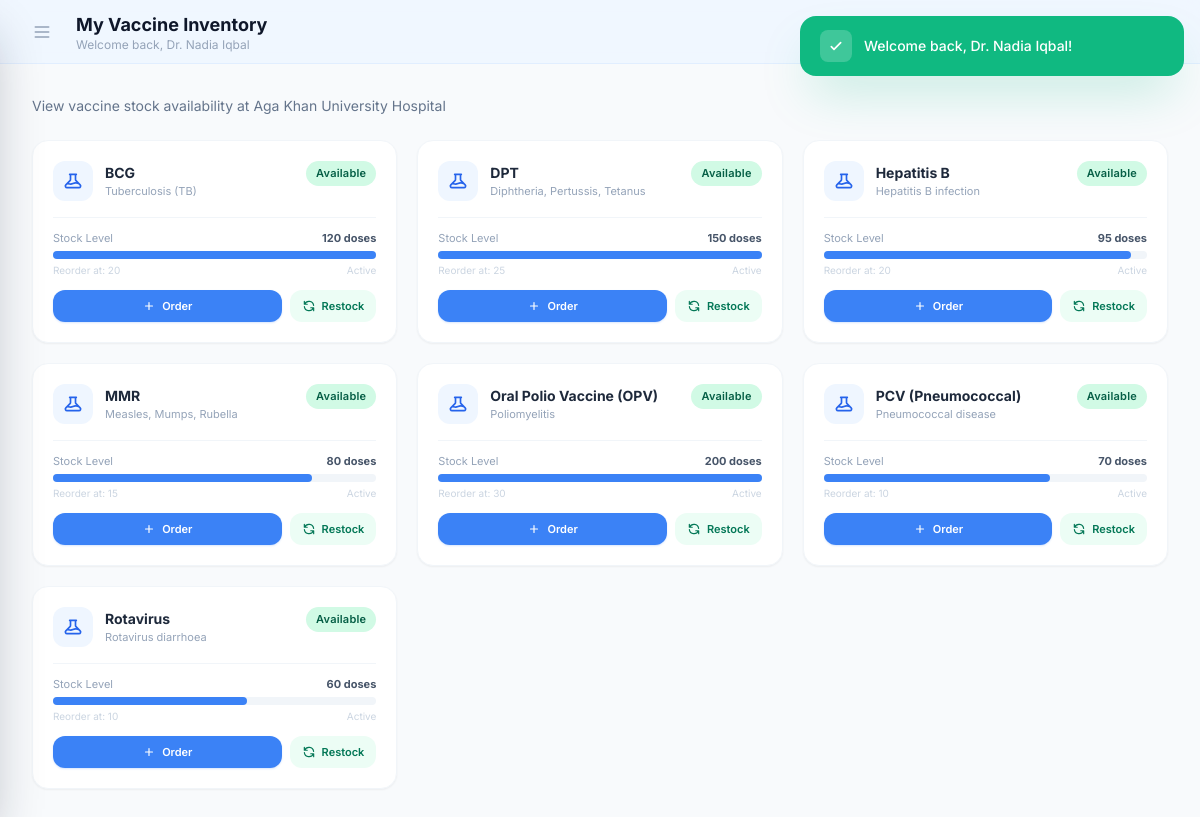
The page /hospital/inventory (signed in) on the database its author committed.
### tables this page shows
CREATE TABLE `hospitals` (
  `hospital_id` int(10) unsigned NOT NULL AUTO_INCREMENT,
  `name` varchar(150) NOT NULL,
  `registration_number` varchar(60) DEFAULT NULL,
  `email` varchar(190) DEFAULT NULL,
  `phone` varchar(20) NOT NULL,
  `address_line1` varchar(190) NOT NULL,
  `address_line2` varchar(190) DEFAULT NULL,
  `city` varchar(80) NOT NULL,
  `state` varchar(80) NOT NULL,
  `postal_code` varchar(15) DEFAULT NULL,
  `is_active` tinyint(1) NOT NULL DEFAULT 1,
  `created_by` int(10) unsigned DEFAULT NULL,
  `created_at` timestamp NOT NULL DEFAULT current_timestamp(),
  `updated_at` timestamp NOT NULL DEFAULT current_timestamp() ON UPDATE current_timestamp(),
  PRIMARY KEY (`hospital_id`),
  UNIQUE KEY `uq_hospitals_name` (`name`),
  KEY `idx_hospitals_city` (`city`),
  KEY `idx_hospitals_active` (`is_active`),
  KEY `idx_hospitals_created_by` (`created_by`),
  CONSTRAINT `fk_hospitals_created_by` FOREIGN KEY (`created_by`) REFERENCES `users` (`user_id`) ON DELETE SET NULL ON UPDATE CASCADE
);

CREATE TABLE `hospital_vaccine_inventory` (
  `inventory_id` int(10) unsigned NOT NULL AUTO_INCREMENT,
  `hospital_id` int(10) unsigned NOT NULL,
  `vaccine_id` int(10) unsigned NOT NULL,
  `available_stock` int(10) unsigned NOT NULL DEFAULT 0,
  `reorder_level` int(10) unsigned NOT NULL DEFAULT 10,
  `is_available` tinyint(1) NOT NULL DEFAULT 1,
  `last_restocked_at` datetime DEFAULT NULL,
  `notes` varchar(255) DEFAULT NULL,
  `updated_by` int(10) unsigned DEFAULT NULL,
  `created_at` timestamp NOT NULL DEFAULT current_timestamp(),
  `updated_at` timestamp NOT NULL DEFAULT current_timestamp() ON UPDATE current_timestamp(),
  PRIMARY KEY (`inventory_id`),
  UNIQUE KEY `uq_inventory_hospital_vaccine` (`hospital_id`,`vaccine_id`),
  KEY `idx_inventory_vaccine` (`vaccine_id`),
  KEY `idx_inventory_available` (`is_available`),
  KEY `idx_inventory_updated_by` (`updated_by`),
  CONSTRAINT `fk_inv_hospital` FOREIGN KEY (`hospital_id`) REFERENCES `hospitals` (`hospital_id`) ON DELETE CASCADE ON UPDATE CASCADE,
  CONSTRAINT `fk_inv_updated_by` FOREIGN KEY (`updated_by`) REFERENCES `users` (`user_id`) ON DELETE SET NULL ON UPDATE CASCADE,
  CONSTRAINT `fk_inv_vaccine` FOREIGN KEY (`vaccine_id`) REFERENCES `vaccines` (`vaccine_id`) ON UPDATE CASCADE
);

CREATE TABLE `vaccines` (
  `vaccine_id` int(10) unsigned NOT NULL AUTO_INCREMENT,
  `name` varchar(120) NOT NULL,
  `targeted_disease` varchar(150) NOT NULL,
  `manufacturer` varchar(120) DEFAULT NULL,
  `description` text DEFAULT NULL,
  `is_required` tinyint(1) NOT NULL DEFAULT 1,
  `is_active` tinyint(1) NOT NULL DEFAULT 1,
  `created_at` timestamp NOT NULL DEFAULT current_timestamp(),
  `updated_at` timestamp NOT NULL DEFAULT current_timestamp() ON UPDATE current_timestamp(),
  PRIMARY KEY (`vaccine_id`),
  UNIQUE KEY `uq_vaccines_name` (`name`),
  KEY `idx_vaccines_active` (`is_active`)
);

### app/Controllers/HospitalController.php (called while the page is built, shortened)
<?php
class HospitalController extends Controller {
    private Hospital $hospitalModel;
    private Inventory $inventoryModel;
    private Order $orderModel;
    public function __construct() {
        $this->hospitalModel = new Hospital();
        $this->inventoryModel = new Inventory();
        $this->orderModel = new Order();
    }
    private function getHospital(): array {
        $hospitalId = Security::getHospitalId();
        $hospital = $this->hospitalModel->findById($hospitalId);
        return $hospital;
    }
    public function inventory(): void {
        $hospital = $this->getHospital();
        $hospitalId = $hospital['hospital_id'];
        $inventory = $this->inventoryModel->findByHospitalId($hospitalId);
        $orders = $this->orderModel->findByHospitalId($hospitalId);
        $data = [
            'pageTitle' => 'My Vaccine Inventory',
            'hospital'  => $hospital,
            'inventory' => $inventory,
            'orders'    => $orders
        ];
        $this->view('hospital/inventory', $data);
    }
}

### public/index.php (called while the page is built, shortened)
<?php
spl_autoload_register(function ($class) {
    $paths = [
        __DIR__ . '/../core/',
        __DIR__ . '/../app/Models/',
        __DIR__ . '/../app/Controllers/',
    ];
    foreach ($paths as $path) {
        $file = $path . $class . '.php';
        if (file_exists($file)) {
            return;
        }
    }
});
$router = new Router();
$router->get('/', 'AuthController@login');
$router->get('login', 'AuthController@login');
$router->post('login', 'AuthController@authenticate');
$router->get('register', 'AuthController@register');
$router->post('register', 'AuthController@storeParent');
$router->get('logout', 'AuthController@logout');
$router->get('admin/dashboard', 'AdminController@dashboard');
$router->get('admin/hospitals', 'AdminController@hospitals');
$router->post('admin/hospitals/create', 'AdminController@createHospital');
$router->post('admin/hospitals/update', 'AdminController@updateHospital');
$router->get('admin/hospitals/delete/{id}', 'AdminController@deleteHospital');
$router->get('admin/setup-hospital-users', 'AdminController@setupHospitalUsers');
$router->get('admin/inventory', 'AdminController@inventory');
$router->post('admin/inventory/toggle', 'AdminController@toggleVaccine');
$router->get('admin/appointments', 'AdminController@appointments');
$router->post('admin/appointments/update', 'AdminController@updateAppointment');
$router->get('parent/dashboard', 'ParentController@dashboard');
$router->post('parent/dashboard/add-child', 'ParentController@addChild');
$router->get('parent/child/delete/{id}', 'ParentController@deleteChild');
$router->get('parent/book', 'ParentController@book');
$router->post('parent/book/create', 'ParentController@createAppointment');
$router->get('hospital/dashboard', 'HospitalController@dashboard');
$router->get('hospital/appointments', 'HospitalController@appointments');
$router->post('hospital/appointments/approve', 'HospitalController@approveAppointment');
$router->post('hospital/appointments/reject', 'HospitalController@rejectAppointment');
$router->post('hospital/appointments/vaccinate', 'HospitalController@vaccinateAppointment');
$router->get('hospital/inventory', 'HospitalController@inventory');
$router->post('hospital/inventory/order', 'HospitalController@placeOrder');
$router->post('hospital/inventory/restock', 'HospitalController@restock');
$router->get('hospital/orders', 'HospitalController@orders');
$router->get('admin/orders', 'AdminController@orders');
$router->post('admin/orders/update', 'AdminController@updateOrder');
$requestUri = $_SERVER['REQUEST_URI'] ?? '/';
$requestUriClean = parse_url($requestUri, PHP_URL_PATH);
$requestMethod = $_SERVER['REQUEST_METHOD'] ?? 'GET';
$router->dispatch($requestUriClean, $requestMethod);

### core/Security.php (called while the page is built, shortened)
<?php
class Security {
    public static function getHospitalId(): int {
        return (int)($_SESSION['hospital_id'] ?? 0);
    }
}

### core/Database.php (called while the page is built, shortened)
<?php
class Database {
    private static ?Database $instance = null;
    private PDO $connection;
    private function __construct() {
        try {
            $dsn = "mysql:host=" . DB_HOST . ";dbname=" . DB_NAME . ";charset=utf8mb4";
            $options = [
                PDO::ATTR_ERRMODE            => PDO::ERRMODE_EXCEPTION,
                PDO::ATTR_DEFAULT_FETCH_MODE => PDO::FETCH_ASSOC,
                PDO::ATTR_EMULATE_PREPARES   => false,
            ];
            $this->connection = new PDO($dsn, DB_USER, DB_PASS, $options);
        } catch (PDOException $e) {
            die("Database connection failed: " . $e->getMessage());
        }
    }
    public static function getInstance(): Database {
        if (self::$instance === null) {
            self::$instance = new self();
        }
        return self::$instance;
    }
    public function getConnection(): PDO {
        return $this->connection;
    }
}

### deploy/app/Models/Hospital.php (called while the page is built, shortened)
<?php
class Hospital {
    private PDO $db;
    public function __construct() {
        $this->db = Database::getInstance()->getConnection();
    }
    public function findById(int $id): ?array {
        $stmt = $this->db->prepare("SELECT * FROM hospitals WHERE hospital_id = :id LIMIT 1");
        $stmt->execute(['id' => $id]);
        $h = $stmt->fetch();
        return $h ?: null;
    }
}

### deploy/app/Models/Inventory.php (called while the page is built, shortened)
<?php
class Inventory {
    private PDO $db;
    public function __construct() {
        $this->db = Database::getInstance()->getConnection();
    }
    public function findByHospitalId(int $hospitalId): array {
        $stmt = $this->db->prepare("
            SELECT hvi.*, v.name as vaccine_name, v.targeted_disease
            FROM hospital_vaccine_inventory hvi
            JOIN vaccines v ON hvi.vaccine_id = v.vaccine_id
            WHERE hvi.hospital_id = :hid
            ORDER BY v.name ASC
        ");
        $stmt->execute(['hid' => $hospitalId]);
        return $stmt->fetchAll();
    }
}

### app/Views/hospital/inventory.php (the view, shortened to what this page needs)
<div class="mb-6 fade-in">
    <p class="text-sm text-slate-500">View vaccine stock availability at <?php echo htmlspecialchars($hospital['name'] ?? 'your hospital'); ?></p>
</div>
<div class="grid grid-cols-1 sm:grid-cols-2 lg:grid-cols-3 gap-5">
    <?php if (empty($inventory)): ?>
        <div class="col-span-full bg-white rounded-2xl p-16 text-center border border-slate-100 shadow-sm fade-in">
            <p class="text-slate-300 font-medium">No inventory records found</p>
        </div>
    <?php else: foreach ($inventory as $i => $item): ?>
        <div class="widget-card bg-white rounded-2xl p-4 sm:p-5 border border-slate-100 shadow-sm fade-in <?php echo $item['is_out'] ? 'border-red-200' : ($item['is_low'] ? 'border-amber-200' : ''); ?>" style="animation-delay:<?php echo $i*0.03; ?>s">
            <div class="flex items-start justify-between mb-4">
                <div class="flex items-center gap-3">
                    <div class="w-10 h-10 <?php echo $item['is_out'] ? 'bg-red-50' : ($item['is_low'] ? 'bg-amber-50' : 'bg-blue-50'); ?> rounded-xl flex items-center justify-center transition-colors duration-200">
                        <svg class="w-5 h-5 <?php echo $item['is_out'] ? 'text-red-500' : ($item['is_low'] ? 'text-amber-600' : 'text-blue-600'); ?>" fill="none" stroke="currentColor" viewBox="0 0 24 24"><path stroke-linecap="round" stroke-linejoin="round" stroke-width="2" d="M19.428 15.428a2 2 0 00-1.022-.547l-2.387-.477a6 6 0 00-3.86.517l-.318.158a6 6 0 01-3.86.517L6.05 15.21a2 2 0 00-1.806.547M8 4h8l-1 1v5.172a2 2 0 00.586 1.414l5 5c1.26 1.26.367 3.414-1.415 3.414H4.828c-1.782 0-2.674-2.154-1.414-3.414l5-5A2 2 0 009 10.172V5L8 4z"/></svg>
                    </div>
                    <div>
                        <p class="font-bold text-slate-800 text-sm"><?php echo htmlspecialchars($item['vaccine_name']); ?></p>
                        <p class="text-[11px] text-slate-400"><?php echo htmlspecialchars($item['targeted_disease'] ?? ''); ?></p>
                    </div>
                </div>
                <?php if ($item['is_out']): ?>
                    <span class="badge bg-red-100 text-red-700 text-[10px] font-bold px-2.5 py-1">Out of Stock</span>
                <?php elseif ($item['is_low']): ?>
                    <span class="badge bg-amber-100 text-amber-700 text-[10px] font-bold px-2.5 py-1">Low Stock</span>
                <?php else: ?>
                    <span class="badge badge-vaccinated">Available</span>
                <?php endif; ?>
            </div>
            <div class="pt-3 border-t border-slate-100 mb-3">
                <div class="flex items-center justify-between mb-1">
                    <span class="text-[11px] text-slate-400">Stock Level</span>
                    <span class="text-[11px] font-bold <?php echo $item['is_out'] ? 'text-red-600' : ($item['is_low'] ? 'text-amber-600' : 'text-slate-600'); ?>"><?php echo $item['available_stock']; ?> doses</span>
                </div>
                <div class="w-full bg-slate-100 rounded-full h-2">
                    <?php
                    $maxStock = max($item['reorder_level'] * 3, 100);
                    $pct = min(100, ($item['available_stock'] / $maxStock) * 100);
                    $barColor = $item['is_out'] ? 'bg-red-500' : ($item['is_low'] ? 'bg-amber-500' : 'bg-blue-500');
                    ?>
                    <div class="<?php echo $barColor; ?> h-2 rounded-full transition-all duration-500" style="width:<?php echo $pct; ?>%"></div>
                </div>
                <div class="flex items-center justify-between mt-1">
                    <span class="text-[10px] text-slate-300">Reorder at: <?php echo $item['reorder_level']; ?></span>
                    <span class="text-[10px] text-slate-300"><?php echo $item['is_available'] ? 'Active' : 'Inactive'; ?></span>
                </div>
            </div>
            <div class="flex gap-2">
                <button onclick="openOrderModal(<?php echo $item['inventory_id']; ?>, '<?php echo htmlspecialchars(addslashes($item['vaccine_name'])); ?>', <?php echo $item['available_stock']; ?>)" class="flex-1 inline-flex items-center justify-center gap-1.5 px-3 py-2 bg-blue-500 hover:bg-blue-400 text-white text-[11px] font-semibold rounded-xl transition-all duration-200 shadow-sm shadow-blue-500/20">
                    <svg class="w-3.5 h-3.5" fill="none" stroke="currentColor" viewBox="0 0 24 24"><path stroke-linecap="round" stroke-linejoin="round" stroke-width="2" d="M12 6v6m0 0v6m0-6h6m-6 0H6"/></svg>
                    Order
                </button>
                <button onclick="openRestockModal(<?php echo $item['inventory_id']; ?>, '<?php echo htmlspecialchars(addslashes($item['vaccine_name'])); ?>', <?php echo $item['available_stock']; ?>)" class="inline-flex items-center justify-center gap-1.5 px-3 py-2 bg-emerald-50 hover:bg-emerald-100 text-emerald-700 text-[11px] font-semibold rounded-xl transition-all duration-200">
                    <svg class="w-3.5 h-3.5" fill="none" stroke="currentColor" viewBox="0 0 24 24"><path stroke-linecap="round" stroke-linejoin="round" stroke-width="2" d="M4 4v5h.582m15.356 2A8.001 8.001 0 004.582 9m0 0H9m11 11v-5h-.581m0 0a8.003 8.003 0 01-15.357-2m15.357 2H15"/></svg>
                    Restock
                </button>
            </div>
        </div>
    <?php endforeach; endif; ?>
</div>

### app/Views/layout/header.php (style rules this page uses)
* { font-family: 'Inter', system-ui, sans-serif; box-sizing: border-box; }
.fade-in { animation: fadeIn 0.4s ease-out forwards; opacity: 0; transform: translateY(8px); }
.widget-card { transition: all 0.2s ease; }
.badge { padding: 4px 10px; border-radius: 9999px; font-size: 11px; font-weight: 600; letter-spacing: 0.02em; white-space: nowrap; }
.badge-vaccinated { background: #d1fae5; color: #065f46; }

### rows shown on the page
hospitals: name "Aga Khan University Hospital"
hospital_vaccine_inventory: vaccine.name "BCG", vaccine.targeted_disease "Tuberculosis (TB)", available_stock "120", reorder_level "20", is_available "Active"
hospital_vaccine_inventory: vaccine.name "DPT", vaccine.targeted_disease "Diphtheria, Pertussis, Tetanus", available_stock "150", reorder_level "25", is_available "Active"
hospital_vaccine_inventory: vaccine.name "Hepatitis B", vaccine.targeted_disease "Hepatitis B infection", available_stock "95", reorder_level "20", is_available "Active"
hospital_vaccine_inventory: vaccine.name "MMR", vaccine.targeted_disease "Measles, Mumps, Rubella", available_stock "80", reorder_level "15", is_available "Active"
hospital_vaccine_inventory: vaccine.name "Oral Polio Vaccine (OPV)", vaccine.targeted_disease "Poliomyelitis", available_stock "200", reorder_level "30", is_available "Active"
hospital_vaccine_inventory: vaccine.name "PCV (Pneumococcal)", vaccine.targeted_disease "Pneumococcal disease", available_stock "70", reorder_level "10", is_available "Active"
hospital_vaccine_inventory: vaccine.name "Rotavirus", vaccine.targeted_disease "Rotavirus diarrhoea", available_stock "60", reorder_level "10", is_available "Active"

### other values the page prints
$_SESSION['success'] "Welcome back, Dr. Nadia Iqbal!"
$pageTitle "My Vaccine Inventory"
$_SESSION['user_name'] "Dr. Nadia Iqbal"
